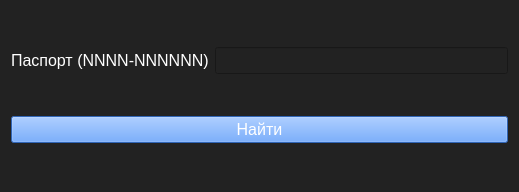
<?xml version="1.0" encoding="UTF-8"?>
<ui version="4.0">
 <class>FindGuestByIdForm</class>
 <widget class="QWidget" name="FindGuestByIdForm">
  <property name="geometry">
   <rect>
    <x>0</x>
    <y>0</y>
    <width>519</width>
    <height>192</height>
   </rect>
  </property>
  <property name="windowTitle">
   <string>Найти гостя по паспорту</string>
  </property>
  <property name="styleSheet">
   <string notr="true">background-color: rgb(34, 34, 34);
color: rgb(255, 255, 255);</string>
  </property>
  <layout class="QVBoxLayout" name="verticalLayout">
   <item>
    <layout class="QGridLayout" name="gridLayout">
     <item row="0" column="0">
      <widget class="QLabel" name="label">
       <property name="font">
        <font>
         <pointsize>12</pointsize>
        </font>
       </property>
       <property name="text">
        <string>Паспорт (NNNN-NNNNNN)</string>
       </property>
      </widget>
     </item>
     <item row="0" column="1">
      <widget class="QLineEdit" name="passport">
       <property name="font">
        <font>
         <pointsize>12</pointsize>
        </font>
       </property>
       <property name="maxLength">
        <number>11</number>
       </property>
      </widget>
     </item>
    </layout>
   </item>
   <item>
    <widget class="QPushButton" name="findGuestByIdBtn">
     <property name="font">
      <font>
       <pointsize>12</pointsize>
      </font>
     </property>
     <property name="styleSheet">
      <string notr="true">background-color: rgb(67, 142, 255);</string>
     </property>
     <property name="text">
      <string>Найти</string>
     </property>
    </widget>
   </item>
  </layout>
 </widget>
 <resources/>
 <connections/>
</ui>
